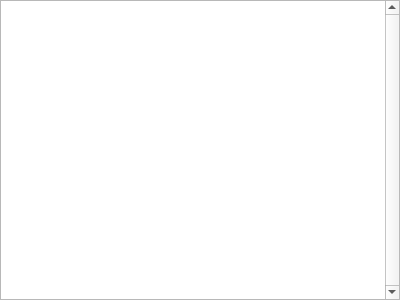
<?xml version="1.0" encoding="UTF-8"?>
<ui version="4.0">
 <class>GameLogAndChatWidget</class>
 <widget class="QWidget" name="GameLogAndChatWidget">
  <property name="geometry">
   <rect>
    <x>0</x>
    <y>0</y>
    <width>400</width>
    <height>300</height>
   </rect>
  </property>
  <property name="windowTitle">
   <string>Log and Chat</string>
  </property>
  <property name="locale">
   <locale language="English" country="UnitedStates"/>
  </property>
  <layout class="QHBoxLayout" name="horizontalLayout">
   <property name="spacing">
    <number>0</number>
   </property>
   <property name="margin">
    <number>0</number>
   </property>
   <item>
    <widget class="QTextEdit" name="textEdit">
     <property name="verticalScrollBarPolicy">
      <enum>Qt::ScrollBarAlwaysOn</enum>
     </property>
     <property name="horizontalScrollBarPolicy">
      <enum>Qt::ScrollBarAlwaysOff</enum>
     </property>
     <property name="readOnly">
      <bool>true</bool>
     </property>
    </widget>
   </item>
  </layout>
 </widget>
 <resources/>
 <connections/>
</ui>
